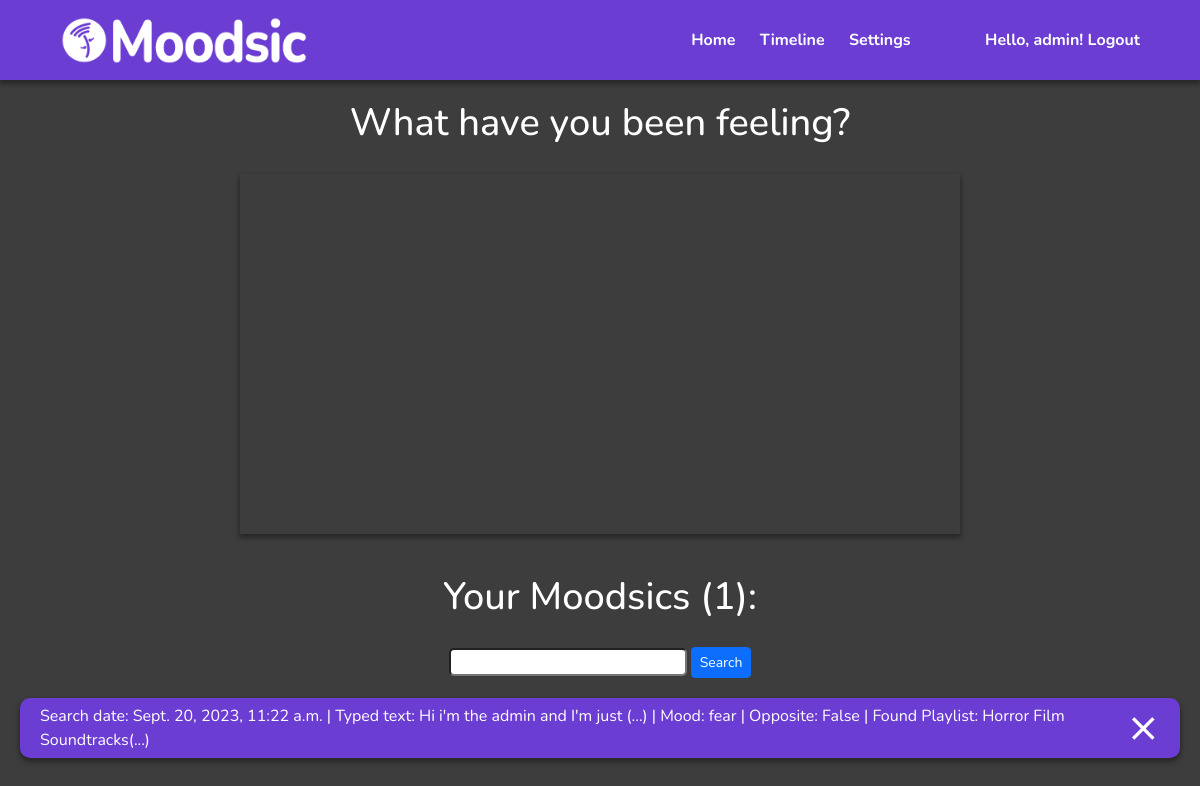
The app's page /timeline/ (signed in), older data.
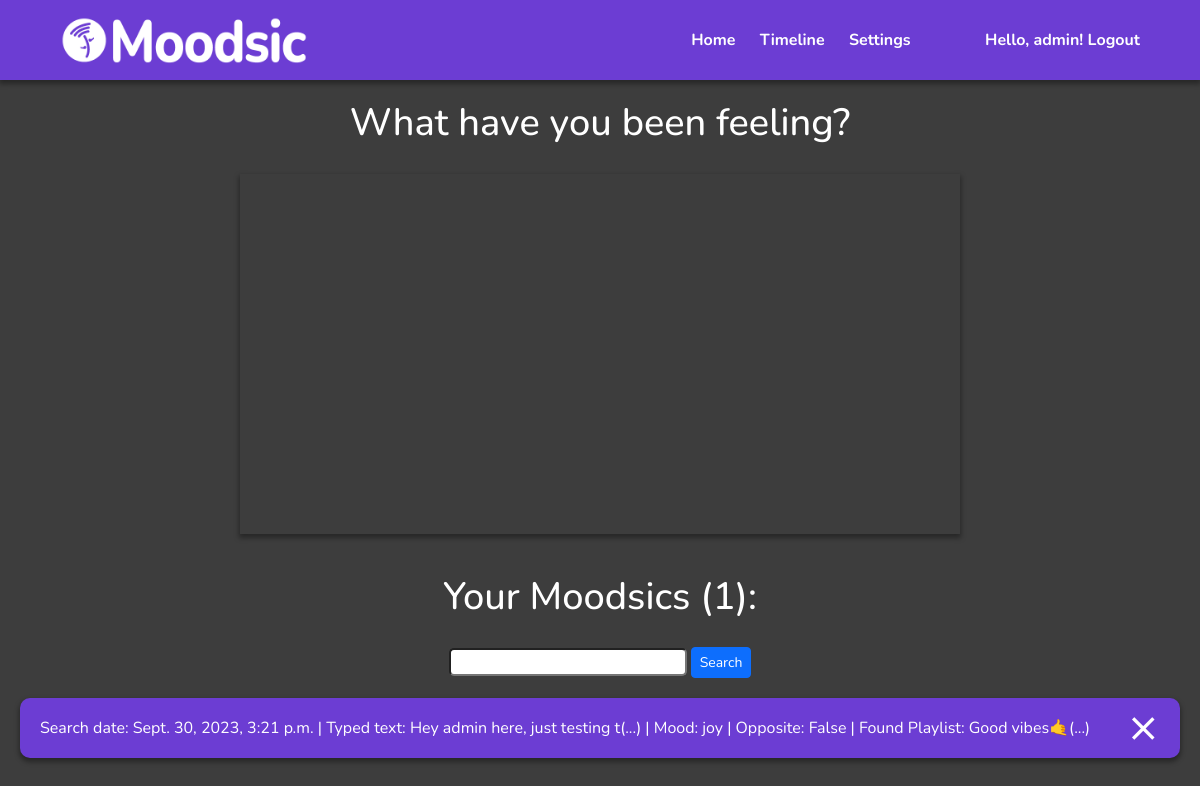
The same page, newer data.
### Moodsic/models.py (models this page shows, shortened)
class Moodsic(models.Model):
    user = models.ForeignKey(User, on_delete = models.CASCADE, null = True, blank = True)
    playlist = models.ForeignKey(Playlist, on_delete= models.CASCADE, null = True, blank= True)
    mood = models.CharField(max_length = 30)
    typedText = models.CharField(max_length= 600)
    searchDate = models.DateTimeField(auto_now_add=True, auto_now=False)
    opposite = models.BooleanField()

class Playlist(models.Model):
    title = models.CharField(max_length = 300)
    description = models.CharField(max_length = 600)
    owner = models.CharField(max_length=300)
    link = models.CharField(max_length=300)
    image = models.CharField(max_length=300)

### Moodsic/views.py (the view)
# urls.py: path('timeline/', TimelineView.as_view(), name='timeline'),
class TimelineView(LoginRequiredMixin, ListView):
    model = Moodsic
    template_name = 'Moodsic/timeline.html'
    context_object_name = 'moodsics'
    success_url = reverse_lazy('timeline')
    def get_queryset(self):
        return Moodsic.objects.order_by('-searchDate')
    def get_context_data(self, **kwargs):
        context = super().get_context_data(**kwargs)
        context['moodsics'] = context['moodsics'].filter(user = self.request.user)
        angerCount = Moodsic.objects.filter(mood='anger', user = self.request.user).count()
        fearCount = Moodsic.objects.filter(mood='fear', user = self.request.user).count()
        joyCount = Moodsic.objects.filter(mood='joy', user = self.request.user).count()
        loveCount = Moodsic.objects.filter(mood='love', user = self.request.user).count()
        sadnessCount = Moodsic.objects.filter(mood='sadness', user = self.request.user).count()
        surpriseCount = Moodsic.objects.filter(mood='surprise', user = self.request.user).count()
        data_points = [
            { "label": "anger",  "y": angerCount },
            { "label": "fear", "y": fearCount },
            { "label": "joy", "y": joyCount },
            { "label": "love",  "y": loveCount },
            { "label": "sadness",  "y": sadnessCount },
            { "label": "surprise",  "y": surpriseCount }
        ]
        context['data_points'] = data_points
        search_input = self.request.GET.get('search-area') or ''
        if search_input:
            context['moodsics'] = context['moodsics'].filter(typedText__icontains=search_input)
        context['search_input'] = search_input
        return context

### Moodsic/templates/Moodsic/timeline.html (shortened to what this page needs)
{% load static %}
<!DOCTYPE html>
<html lang="en">
<head>
    <link href="https://cdn.jsdelivr.net/npm/bootstrap@5.3.2/dist/css/bootstrap.min.css" rel="stylesheet">
    <link rel="stylesheet" href="{% static 'Moodsic/css/styles.css' %}">
</head>
<body>
    {% include 'Moodsic/header.html' %}
    <h2 class="feeling-text">What have you been feeling?</h2>
    <div class="chart-wrapper">
        <div id="chartContainer"></div>
    </div>
    <h2 class="your-moodsics-text">Your Moodsics ({{moodsics.count}}):</h2>
    <div id="search-add-wrapper">
        <form method="GET">
            <input id="search_text" type="text" name="search-area" value="{{search_input}}">
            <input class="btn btn-primary btn-sm" type="submit" value="Search">
        </form>
    </div>
    <div class="timeline-items-wrapper">
        {% for moodsic in moodsics %}
            <div class="moodsic-wrapper" role="button" onclick="location.href='{% url "moodsic-details" pk=moodsic.id %}'">
                <div class ="moodsic-description">
                    <span>Search date: </span> {{moodsic.searchDate}} |
                    <span>Typed text: </span> {{moodsic.typedText|slice:":30"}}(...) |
                    <span>Mood: </span> {{moodsic.mood}} |
                    <span>Opposite: </span> {{moodsic.opposite}} |
                    <span>Found Playlist: </span> {{moodsic.playlist.title|slice:":40"}}(...)
                </div>
                <div class = "moodsic-buttons">
                    <a class="delete-link" href="{% url 'moodsic-delete' pk=moodsic.id %}">&#10799;</a>
                </div>
            </div>
        {% empty %}
        <div class="nofound-wrapper">
            <h3>No Moodsics found.</h3>
            <h4>Save some Moodsics or change search terms.</h4>
        </div>
        {% endfor %}
    </div>
</body>
</html>

Row changes from the older to the newer data that the page shows:
removed Moodsic: searchDate "Sept. 20, 2023, 11:22 a.m.", typedText "Hi i'm the admin and I'm just", mood "fear", opposite "False", playlist "Horror Film Soundtracks"
added Moodsic: searchDate "Sept. 30, 2023, 3:21 p.m.", typedText "Hey admin here, just testing t", mood "joy", opposite "False", playlist "Good vibes🤙"
